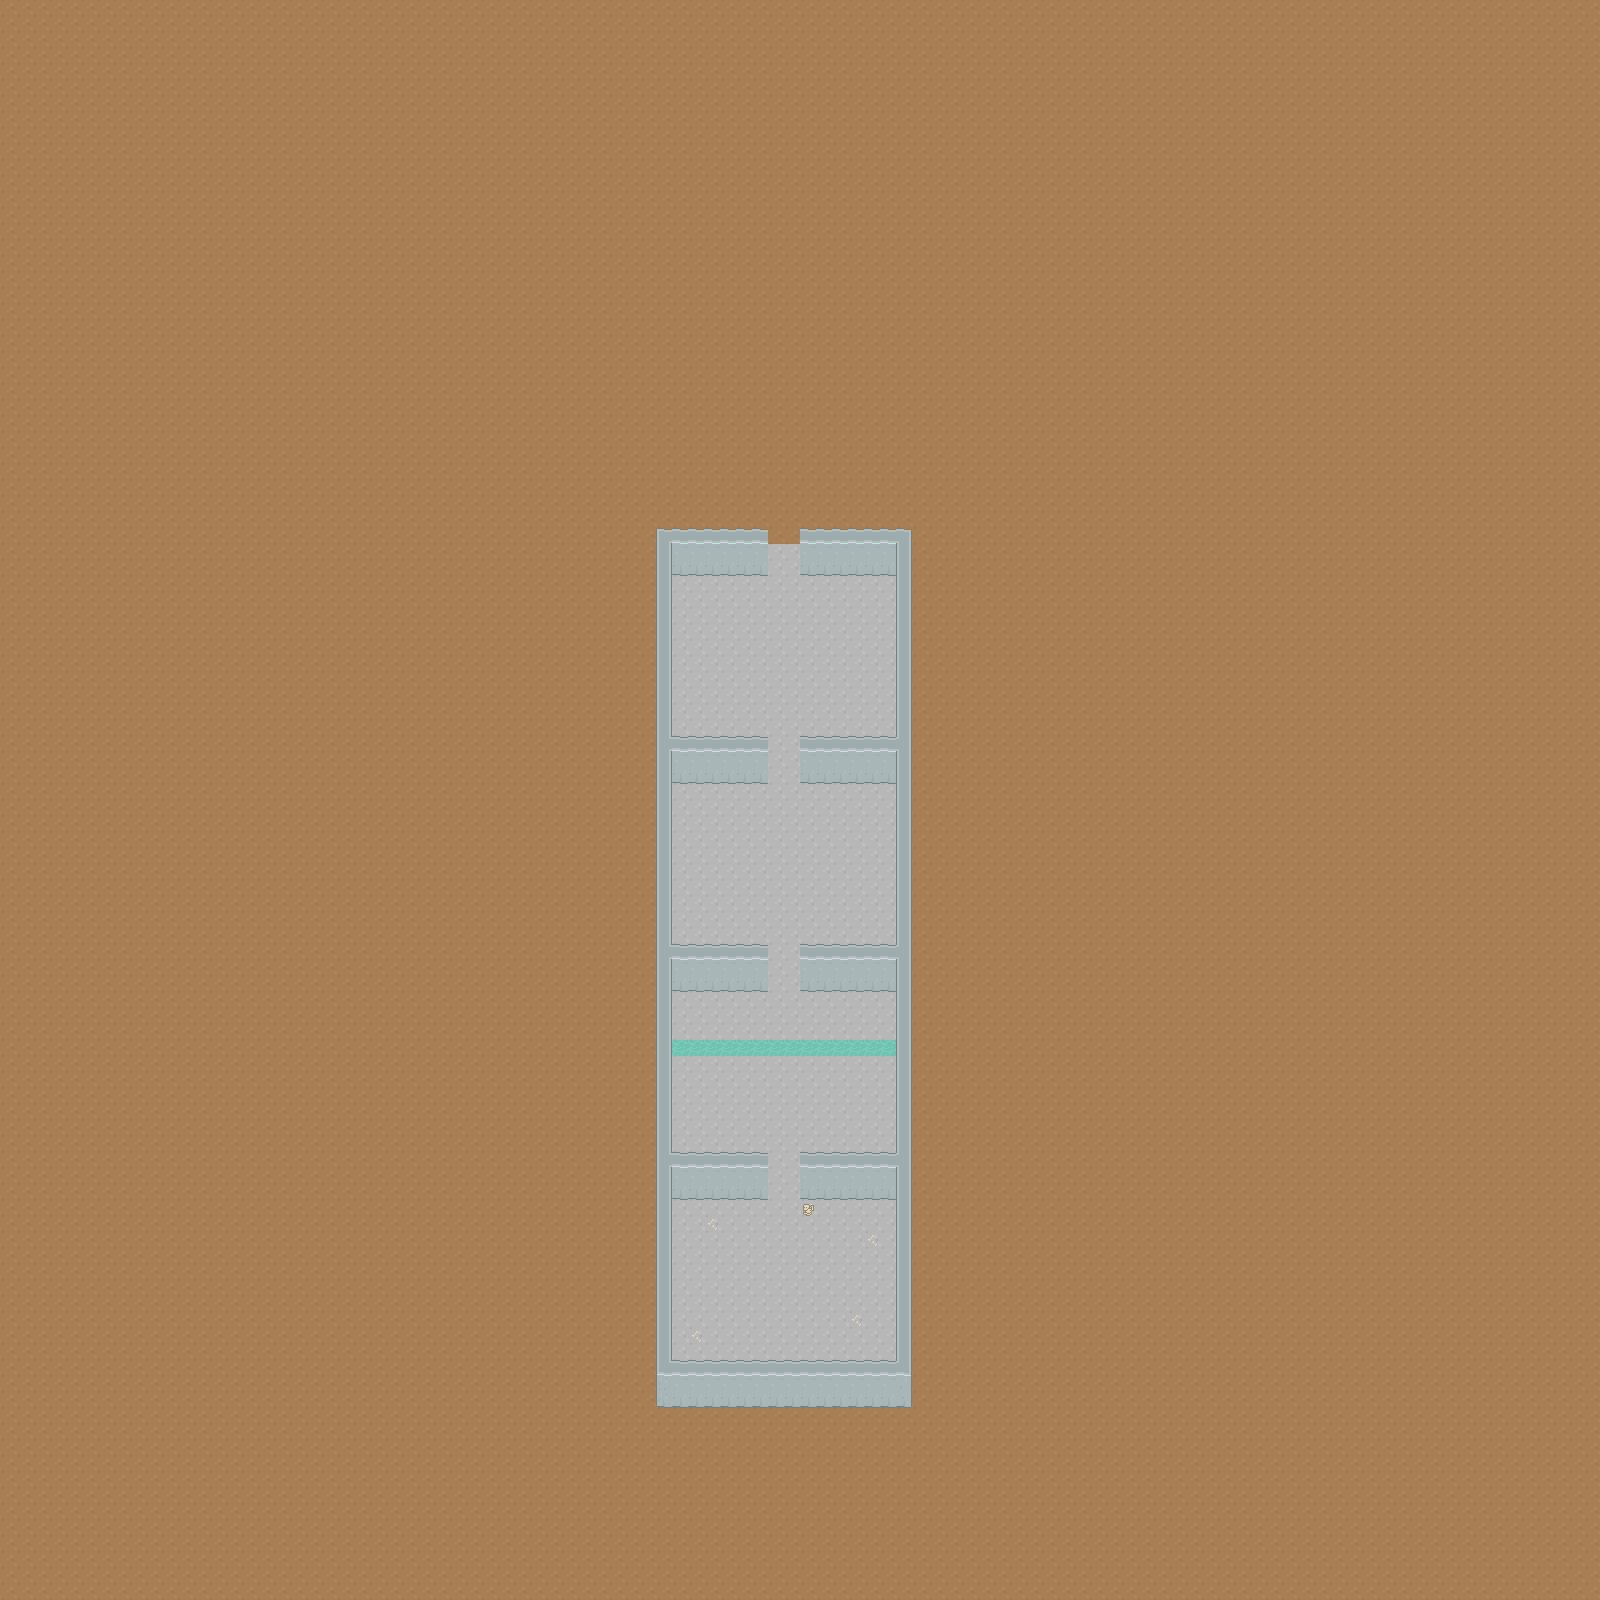

This is a level from a 2D game, rendered from its Tiled map with the project's own tilesets. A one-line summary and the map file follow, with tile-layer data summarised:
An orthogonal 100x100 tile map with 16x16 px tiles, 3 tile layers (Ground, GroundOverlay, Walls), 3 hidden layers not drawn, 3 tilesets.

<map version="1.0" orientation="orthogonal" renderorder="right-down" width="100" height="100" tilewidth="16" tileheight="16" nextobjectid="1">
 <tileset firstgid="1" name="Cave" tilewidth="16" tileheight="16" spacing="1" tilecount="522" columns="29">
  <image source="../../roguelike-cave-pack/Spritesheet/roguelikeDungeon_transparent.png" width="492" height="305" />
  <tile id="320">
   <properties>
    <property name="walkable" type="bool" value="false" />
   </properties>
  </tile>
  <tile id="325">
   <properties>
    <property name="walkable" type="bool" value="false" />
   </properties>
  </tile>
 </tileset>
 <tileset firstgid="523" name="Rogue" tilewidth="16" tileheight="16" spacing="1" tilecount="1767" columns="57">
  <image source="../../roguelike-pack/Spritesheet/roguelikeSheet_transparent.png" width="968" height="526" />
  <tile id="0">
   <properties>
    <property name="walkable" type="bool" value="false" />
   </properties>
  </tile>
  <tile id="1">
   <properties>
    <property name="walkable" type="bool" value="false" />
   </properties>
  </tile>
  <tile id="60">
   <properties>
    <property name="walkable" type="bool" value="false" />
   </properties>
  </tile>
  <tile id="231">
   <properties>
    <property name="walkable" type="bool" value="false" />
   </properties>
  </tile>
  <tile id="467">
   <properties>
    <property name="walkable" type="bool" value="false" />
   </properties>
  </tile>
 </tileset>
 <tileset firstgid="2290" name="characters" tilewidth="16" tileheight="16" tilecount="96" columns="12">
  <image source="../../Characters/characters.png" width="192" height="128" />
 </tileset>
 <layer name="Ground" width="100" height="100" offsetx="0" offsety="0.5">
  <properties>
   <property name="Collide" type="bool" value="false" />
  </properties>
  <data>[10000 cells, 10000 non-empty, 3 distinct tile ids]</data>
 </layer>
 <layer name="GroundOverlay" width="100" height="100">
  <properties>
   <property name="Collide" type="bool" value="false" />
  </properties>
  <data>[10000 cells, 5 non-empty, 2 distinct tile ids]</data>
 </layer>
 <layer name="Walls" width="100" height="100">
  <properties>
   <property name="Collide" type="bool" value="true" />
  </properties>
  <data>[10000 cells, 296 non-empty, 14 distinct tile ids]</data>
 </layer>
 <layer name="BackgroundObject" width="100" height="100" visible="0">
  <properties>
   <property name="Collide" type="bool" value="false" />
  </properties>
  <data>[10000 cells, 12 non-empty, 3 distinct tile ids]</data>
 </layer>
 <layer name="Objects" width="100" height="100" visible="0">
  <properties>
   <property name="Collide" type="bool" value="false" />
  </properties>
  <data>[10000 cells, 12 non-empty, 8 distinct tile ids]</data>
 </layer>
 <layer name="Roof" width="100" height="100" visible="0">
  <properties>
   <property name="Collide" type="bool" value="false" />
  </properties>
  <data>[10000 cells, 0 non-empty, 0 distinct tile ids]</data>
 </layer>
</map>
